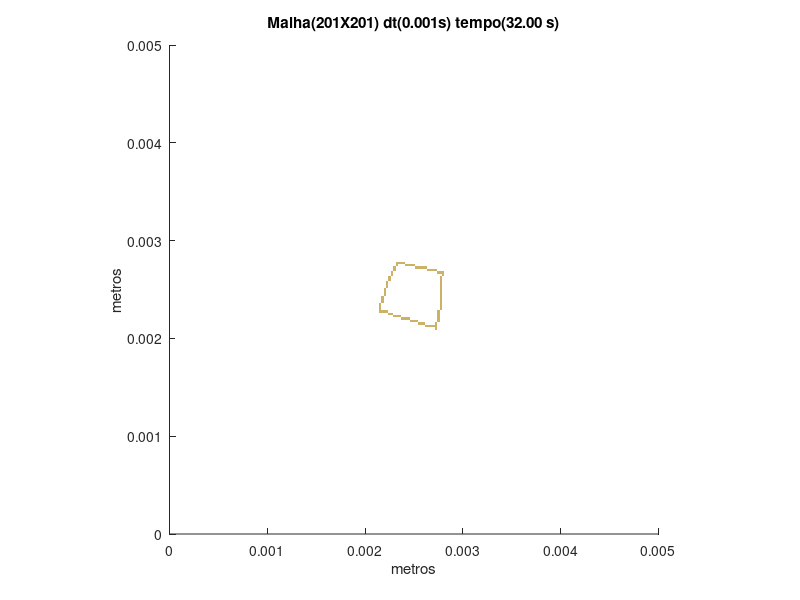

MATLAB code for this plot:
set (gca,'PlotBoxAspectRatio',[1 1 1],'Xlim',[0,0.005],'Ylim',[0,0.005])
hold on
title('Malha(201X201) dt(0.001s) tempo(32.00 s)')
hold on
ylabel('metros')
hold on
xlabel('metros')
hold on

fill([0.00271144278606965 0.00271144278606965 0.0027363184079602 0.0027363184079602],[0.00208955223880597 0.00211442786069652 0.00211442786069652 0.00208955223880597],[0.8,0.7,0.4],'LineStyle','none')

fill([0.00261194029850746 0.00261194029850746 0.00263681592039801 0.00263681592039801],[0.00211442786069652 0.00213930348258706 0.00213930348258706 0.00211442786069652],[0.8,0.7,0.4],'LineStyle','none')

fill([0.00263681592039801 0.00263681592039801 0.00266169154228856 0.00266169154228856],[0.00211442786069652 0.00213930348258706 0.00213930348258706 0.00211442786069652],[0.8,0.7,0.4],'LineStyle','none')

fill([0.00266169154228856 0.00266169154228856 0.0026865671641791 0.0026865671641791],[0.00211442786069652 0.00213930348258706 0.00213930348258706 0.00211442786069652],[0.8,0.7,0.4],'LineStyle','none')

fill([0.0026865671641791 0.0026865671641791 0.00271144278606965 0.00271144278606965],[0.00211442786069652 0.00213930348258706 0.00213930348258706 0.00211442786069652],[0.8,0.7,0.4],'LineStyle','none')

fill([0.00271144278606965 0.00271144278606965 0.0027363184079602 0.0027363184079602],[0.00211442786069652 0.00213930348258706 0.00213930348258706 0.00211442786069652],[0.8,0.7,0.4],'LineStyle','none')

fill([0.00253731343283582 0.00253731343283582 0.00256218905472637 0.00256218905472637],[0.00213930348258706 0.00216417910447761 0.00216417910447761 0.00213930348258706],[0.8,0.7,0.4],'LineStyle','none')

fill([0.00256218905472637 0.00256218905472637 0.00258706467661692 0.00258706467661692],[0.00213930348258706 0.00216417910447761 0.00216417910447761 0.00213930348258706],[0.8,0.7,0.4],'LineStyle','none')

fill([0.00258706467661692 0.00258706467661692 0.00261194029850746 0.00261194029850746],[0.00213930348258706 0.00216417910447761 0.00216417910447761 0.00213930348258706],[0.8,0.7,0.4],'LineStyle','none')

fill([0.00271144278606965 0.00271144278606965 0.0027363184079602 0.0027363184079602],[0.00213930348258706 0.00216417910447761 0.00216417910447761 0.00213930348258706],[0.8,0.7,0.4],'LineStyle','none')

fill([0.00246268656716418 0.00246268656716418 0.00248756218905473 0.00248756218905473],[0.00216417910447761 0.00218905472636816 0.00218905472636816 0.00216417910447761],[0.8,0.7,0.4],'LineStyle','none')

fill([0.00248756218905473 0.00248756218905473 0.00251243781094527 0.00251243781094527],[0.00216417910447761 0.00218905472636816 0.00218905472636816 0.00216417910447761],[0.8,0.7,0.4],'LineStyle','none')

fill([0.00251243781094527 0.00251243781094527 0.00253731343283582 0.00253731343283582],[0.00216417910447761 0.00218905472636816 0.00218905472636816 0.00216417910447761],[0.8,0.7,0.4],'LineStyle','none')

fill([0.0027363184079602 0.0027363184079602 0.00276119402985075 0.00276119402985075],[0.00216417910447761 0.00218905472636816 0.00218905472636816 0.00216417910447761],[0.8,0.7,0.4],'LineStyle','none')

fill([0.00236318407960199 0.00236318407960199 0.00238805970149254 0.00238805970149254],[0.00218905472636816 0.00221393034825871 0.00221393034825871 0.00218905472636816],[0.8,0.7,0.4],'LineStyle','none')

fill([0.00238805970149254 0.00238805970149254 0.00241293532338308 0.00241293532338308],[0.00218905472636816 0.00221393034825871 0.00221393034825871 0.00218905472636816],[0.8,0.7,0.4],'LineStyle','none')

fill([0.00241293532338308 0.00241293532338308 0.00243781094527363 0.00243781094527363],[0.00218905472636816 0.00221393034825871 0.00221393034825871 0.00218905472636816],[0.8,0.7,0.4],'LineStyle','none')

fill([0.00243781094527363 0.00243781094527363 0.00246268656716418 0.00246268656716418],[0.00218905472636816 0.00221393034825871 0.00221393034825871 0.00218905472636816],[0.8,0.7,0.4],'LineStyle','none')

fill([0.0027363184079602 0.0027363184079602 0.00276119402985075 0.00276119402985075],[0.00218905472636816 0.00221393034825871 0.00221393034825871 0.00218905472636816],[0.8,0.7,0.4],'LineStyle','none')

fill([0.00228855721393035 0.00228855721393035 0.0023134328358209 0.0023134328358209],[0.00221393034825871 0.00223880597014925 0.00223880597014925 0.00221393034825871],[0.8,0.7,0.4],'LineStyle','none')

fill([0.0023134328358209 0.0023134328358209 0.00233830845771144 0.00233830845771144],[0.00221393034825871 0.00223880597014925 0.00223880597014925 0.00221393034825871],[0.8,0.7,0.4],'LineStyle','none')

fill([0.00233830845771144 0.00233830845771144 0.00236318407960199 0.00236318407960199],[0.00221393034825871 0.00223880597014925 0.00223880597014925 0.00221393034825871],[0.8,0.7,0.4],'LineStyle','none')

fill([0.0027363184079602 0.0027363184079602 0.00276119402985075 0.00276119402985075],[0.00221393034825871 0.00223880597014925 0.00223880597014925 0.00221393034825871],[0.8,0.7,0.4],'LineStyle','none')

fill([0.00223880597014925 0.00223880597014925 0.0022636815920398 0.0022636815920398],[0.00223880597014925 0.0022636815920398 0.0022636815920398 0.00223880597014925],[0.8,0.7,0.4],'LineStyle','none')

fill([0.0022636815920398 0.0022636815920398 0.00228855721393035 0.00228855721393035],[0.00223880597014925 0.0022636815920398 0.0022636815920398 0.00223880597014925],[0.8,0.7,0.4],'LineStyle','none')

fill([0.0027363184079602 0.0027363184079602 0.00276119402985075 0.00276119402985075],[0.00223880597014925 0.0022636815920398 0.0022636815920398 0.00223880597014925],[0.8,0.7,0.4],'LineStyle','none')

fill([0.00213930348258706 0.00213930348258706 0.00216417910447761 0.00216417910447761],[0.0022636815920398 0.00228855721393035 0.00228855721393035 0.0022636815920398],[0.8,0.7,0.4],'LineStyle','none')

fill([0.00216417910447761 0.00216417910447761 0.00218905472636816 0.00218905472636816],[0.0022636815920398 0.00228855721393035 0.00228855721393035 0.0022636815920398],[0.8,0.7,0.4],'LineStyle','none')

fill([0.00218905472636816 0.00218905472636816 0.00221393034825871 0.00221393034825871],[0.0022636815920398 0.00228855721393035 0.00228855721393035 0.0022636815920398],[0.8,0.7,0.4],'LineStyle','none')

fill([0.00221393034825871 0.00221393034825871 0.00223880597014925 0.00223880597014925],[0.0022636815920398 0.00228855721393035 0.00228855721393035 0.0022636815920398],[0.8,0.7,0.4],'LineStyle','none')

fill([0.0027363184079602 0.0027363184079602 0.00276119402985075 0.00276119402985075],[0.0022636815920398 0.00228855721393035 0.00228855721393035 0.0022636815920398],[0.8,0.7,0.4],'LineStyle','none')

fill([0.00213930348258706 0.00213930348258706 0.00216417910447761 0.00216417910447761],[0.00228855721393035 0.0023134328358209 0.0023134328358209 0.00228855721393035],[0.8,0.7,0.4],'LineStyle','none')

fill([0.00276119402985075 0.00276119402985075 0.00278606965174129 0.00278606965174129],[0.00228855721393035 0.0023134328358209 0.0023134328358209 0.00228855721393035],[0.8,0.7,0.4],'LineStyle','none')

fill([0.00213930348258706 0.00213930348258706 0.00216417910447761 0.00216417910447761],[0.0023134328358209 0.00233830845771144 0.00233830845771144 0.0023134328358209],[0.8,0.7,0.4],'LineStyle','none')

fill([0.00276119402985075 0.00276119402985075 0.00278606965174129 0.00278606965174129],[0.0023134328358209 0.00233830845771144 0.00233830845771144 0.0023134328358209],[0.8,0.7,0.4],'LineStyle','none')

fill([0.00213930348258706 0.00213930348258706 0.00216417910447761 0.00216417910447761],[0.00233830845771144 0.00236318407960199 0.00236318407960199 0.00233830845771144],[0.8,0.7,0.4],'LineStyle','none')

fill([0.00276119402985075 0.00276119402985075 0.00278606965174129 0.00278606965174129],[0.00233830845771144 0.00236318407960199 0.00236318407960199 0.00233830845771144],[0.8,0.7,0.4],'LineStyle','none')

fill([0.00216417910447761 0.00216417910447761 0.00218905472636816 0.00218905472636816],[0.00236318407960199 0.00238805970149254 0.00238805970149254 0.00236318407960199],[0.8,0.7,0.4],'LineStyle','none')

fill([0.00276119402985075 0.00276119402985075 0.00278606965174129 0.00278606965174129],[0.00236318407960199 0.00238805970149254 0.00238805970149254 0.00236318407960199],[0.8,0.7,0.4],'LineStyle','none')

fill([0.00216417910447761 0.00216417910447761 0.00218905472636816 0.00218905472636816],[0.00238805970149254 0.00241293532338308 0.00241293532338308 0.00238805970149254],[0.8,0.7,0.4],'LineStyle','none')

fill([0.00276119402985075 0.00276119402985075 0.00278606965174129 0.00278606965174129],[0.00238805970149254 0.00241293532338308 0.00241293532338308 0.00238805970149254],[0.8,0.7,0.4],'LineStyle','none')

fill([0.00216417910447761 0.00216417910447761 0.00218905472636816 0.00218905472636816],[0.00241293532338308 0.00243781094527363 0.00243781094527363 0.00241293532338308],[0.8,0.7,0.4],'LineStyle','none')

fill([0.00276119402985075 0.00276119402985075 0.00278606965174129 0.00278606965174129],[0.00241293532338308 0.00243781094527363 0.00243781094527363 0.00241293532338308],[0.8,0.7,0.4],'LineStyle','none')

fill([0.00218905472636816 0.00218905472636816 0.00221393034825871 0.00221393034825871],[0.00243781094527363 0.00246268656716418 0.00246268656716418 0.00243781094527363],[0.8,0.7,0.4],'LineStyle','none')

fill([0.00276119402985075 0.00276119402985075 0.00278606965174129 0.00278606965174129],[0.00243781094527363 0.00246268656716418 0.00246268656716418 0.00243781094527363],[0.8,0.7,0.4],'LineStyle','none')

fill([0.00218905472636816 0.00218905472636816 0.00221393034825871 0.00221393034825871],[0.00246268656716418 0.00248756218905473 0.00248756218905473 0.00246268656716418],[0.8,0.7,0.4],'LineStyle','none')

fill([0.00276119402985075 0.00276119402985075 0.00278606965174129 0.00278606965174129],[0.00246268656716418 0.00248756218905473 0.00248756218905473 0.00246268656716418],[0.8,0.7,0.4],'LineStyle','none')

fill([0.00218905472636816 0.00218905472636816 0.00221393034825871 0.00221393034825871],[0.00248756218905473 0.00251243781094527 0.00251243781094527 0.00248756218905473],[0.8,0.7,0.4],'LineStyle','none')

fill([0.00276119402985075 0.00276119402985075 0.00278606965174129 0.00278606965174129],[0.00248756218905473 0.00251243781094527 0.00251243781094527 0.00248756218905473],[0.8,0.7,0.4],'LineStyle','none')

fill([0.00221393034825871 0.00221393034825871 0.00223880597014925 0.00223880597014925],[0.00251243781094527 0.00253731343283582 0.00253731343283582 0.00251243781094527],[0.8,0.7,0.4],'LineStyle','none')

fill([0.00276119402985075 0.00276119402985075 0.00278606965174129 0.00278606965174129],[0.00251243781094527 0.00253731343283582 0.00253731343283582 0.00251243781094527],[0.8,0.7,0.4],'LineStyle','none')

fill([0.00221393034825871 0.00221393034825871 0.00223880597014925 0.00223880597014925],[0.00253731343283582 0.00256218905472637 0.00256218905472637 0.00253731343283582],[0.8,0.7,0.4],'LineStyle','none')

fill([0.00276119402985075 0.00276119402985075 0.00278606965174129 0.00278606965174129],[0.00253731343283582 0.00256218905472637 0.00256218905472637 0.00253731343283582],[0.8,0.7,0.4],'LineStyle','none')

fill([0.00221393034825871 0.00221393034825871 0.00223880597014925 0.00223880597014925],[0.00256218905472637 0.00258706467661692 0.00258706467661692 0.00256218905472637],[0.8,0.7,0.4],'LineStyle','none')

fill([0.00276119402985075 0.00276119402985075 0.00278606965174129 0.00278606965174129],[0.00256218905472637 0.00258706467661692 0.00258706467661692 0.00256218905472637],[0.8,0.7,0.4],'LineStyle','none')

fill([0.00223880597014925 0.00223880597014925 0.0022636815920398 0.0022636815920398],[0.00258706467661692 0.00261194029850746 0.00261194029850746 0.00258706467661692],[0.8,0.7,0.4],'LineStyle','none')

fill([0.00276119402985075 0.00276119402985075 0.00278606965174129 0.00278606965174129],[0.00258706467661692 0.00261194029850746 0.00261194029850746 0.00258706467661692],[0.8,0.7,0.4],'LineStyle','none')

fill([0.00223880597014925 0.00223880597014925 0.0022636815920398 0.0022636815920398],[0.00261194029850746 0.00263681592039801 0.00263681592039801 0.00261194029850746],[0.8,0.7,0.4],'LineStyle','none')

fill([0.00276119402985075 0.00276119402985075 0.00278606965174129 0.00278606965174129],[0.00261194029850746 0.00263681592039801 0.00263681592039801 0.00261194029850746],[0.8,0.7,0.4],'LineStyle','none')

fill([0.0022636815920398 0.0022636815920398 0.00228855721393035 0.00228855721393035],[0.00263681592039801 0.00266169154228856 0.00266169154228856 0.00263681592039801],[0.8,0.7,0.4],'LineStyle','none')

fill([0.00278606965174129 0.00278606965174129 0.00281094527363184 0.00281094527363184],[0.00263681592039801 0.00266169154228856 0.00266169154228856 0.00263681592039801],[0.8,0.7,0.4],'LineStyle','none')

fill([0.0022636815920398 0.0022636815920398 0.00228855721393035 0.00228855721393035],[0.00266169154228856 0.0026865671641791 0.0026865671641791 0.00266169154228856],[0.8,0.7,0.4],'LineStyle','none')

fill([0.0027363184079602 0.0027363184079602 0.00276119402985075 0.00276119402985075],[0.00266169154228856 0.0026865671641791 0.0026865671641791 0.00266169154228856],[0.8,0.7,0.4],'LineStyle','none')

fill([0.00276119402985075 0.00276119402985075 0.00278606965174129 0.00278606965174129],[0.00266169154228856 0.0026865671641791 0.0026865671641791 0.00266169154228856],[0.8,0.7,0.4],'LineStyle','none')

fill([0.00278606965174129 0.00278606965174129 0.00281094527363184 0.00281094527363184],[0.00266169154228856 0.0026865671641791 0.0026865671641791 0.00266169154228856],[0.8,0.7,0.4],'LineStyle','none')

fill([0.00228855721393035 0.00228855721393035 0.0023134328358209 0.0023134328358209],[0.0026865671641791 0.00271144278606965 0.00271144278606965 0.0026865671641791],[0.8,0.7,0.4],'LineStyle','none')

fill([0.00263681592039801 0.00263681592039801 0.00266169154228856 0.00266169154228856],[0.0026865671641791 0.00271144278606965 0.00271144278606965 0.0026865671641791],[0.8,0.7,0.4],'LineStyle','none')

fill([0.00266169154228856 0.00266169154228856 0.0026865671641791 0.0026865671641791],[0.0026865671641791 0.00271144278606965 0.00271144278606965 0.0026865671641791],[0.8,0.7,0.4],'LineStyle','none')

fill([0.0026865671641791 0.0026865671641791 0.00271144278606965 0.00271144278606965],[0.0026865671641791 0.00271144278606965 0.00271144278606965 0.0026865671641791],[0.8,0.7,0.4],'LineStyle','none')

fill([0.00271144278606965 0.00271144278606965 0.0027363184079602 0.0027363184079602],[0.0026865671641791 0.00271144278606965 0.00271144278606965 0.0026865671641791],[0.8,0.7,0.4],'LineStyle','none')

fill([0.00228855721393035 0.00228855721393035 0.0023134328358209 0.0023134328358209],[0.00271144278606965 0.0027363184079602 0.0027363184079602 0.00271144278606965],[0.8,0.7,0.4],'LineStyle','none')

fill([0.00251243781094527 0.00251243781094527 0.00253731343283582 0.00253731343283582],[0.00271144278606965 0.0027363184079602 0.0027363184079602 0.00271144278606965],[0.8,0.7,0.4],'LineStyle','none')

fill([0.00253731343283582 0.00253731343283582 0.00256218905472637 0.00256218905472637],[0.00271144278606965 0.0027363184079602 0.0027363184079602 0.00271144278606965],[0.8,0.7,0.4],'LineStyle','none')

fill([0.00256218905472637 0.00256218905472637 0.00258706467661692 0.00258706467661692],[0.00271144278606965 0.0027363184079602 0.0027363184079602 0.00271144278606965],[0.8,0.7,0.4],'LineStyle','none')

fill([0.00258706467661692 0.00258706467661692 0.00261194029850746 0.00261194029850746],[0.00271144278606965 0.0027363184079602 0.0027363184079602 0.00271144278606965],[0.8,0.7,0.4],'LineStyle','none')

fill([0.00261194029850746 0.00261194029850746 0.00263681592039801 0.00263681592039801],[0.00271144278606965 0.0027363184079602 0.0027363184079602 0.00271144278606965],[0.8,0.7,0.4],'LineStyle','none')

fill([0.0023134328358209 0.0023134328358209 0.00233830845771144 0.00233830845771144],[0.0027363184079602 0.00276119402985075 0.00276119402985075 0.0027363184079602],[0.8,0.7,0.4],'LineStyle','none')

fill([0.00241293532338308 0.00241293532338308 0.00243781094527363 0.00243781094527363],[0.0027363184079602 0.00276119402985075 0.00276119402985075 0.0027363184079602],[0.8,0.7,0.4],'LineStyle','none')

fill([0.00243781094527363 0.00243781094527363 0.00246268656716418 0.00246268656716418],[0.0027363184079602 0.00276119402985075 0.00276119402985075 0.0027363184079602],[0.8,0.7,0.4],'LineStyle','none')

fill([0.00246268656716418 0.00246268656716418 0.00248756218905473 0.00248756218905473],[0.0027363184079602 0.00276119402985075 0.00276119402985075 0.0027363184079602],[0.8,0.7,0.4],'LineStyle','none')

fill([0.00248756218905473 0.00248756218905473 0.00251243781094527 0.00251243781094527],[0.0027363184079602 0.00276119402985075 0.00276119402985075 0.0027363184079602],[0.8,0.7,0.4],'LineStyle','none')

fill([0.0023134328358209 0.0023134328358209 0.00233830845771144 0.00233830845771144],[0.00276119402985075 0.00278606965174129 0.00278606965174129 0.00276119402985075],[0.8,0.7,0.4],'LineStyle','none')

fill([0.00233830845771144 0.00233830845771144 0.00236318407960199 0.00236318407960199],[0.00276119402985075 0.00278606965174129 0.00278606965174129 0.00276119402985075],[0.8,0.7,0.4],'LineStyle','none')

fill([0.00236318407960199 0.00236318407960199 0.00238805970149254 0.00238805970149254],[0.00276119402985075 0.00278606965174129 0.00278606965174129 0.00276119402985075],[0.8,0.7,0.4],'LineStyle','none')

fill([0.00238805970149254 0.00238805970149254 0.00241293532338308 0.00241293532338308],[0.00276119402985075 0.00278606965174129 0.00278606965174129 0.00276119402985075],[0.8,0.7,0.4],'LineStyle','none')
